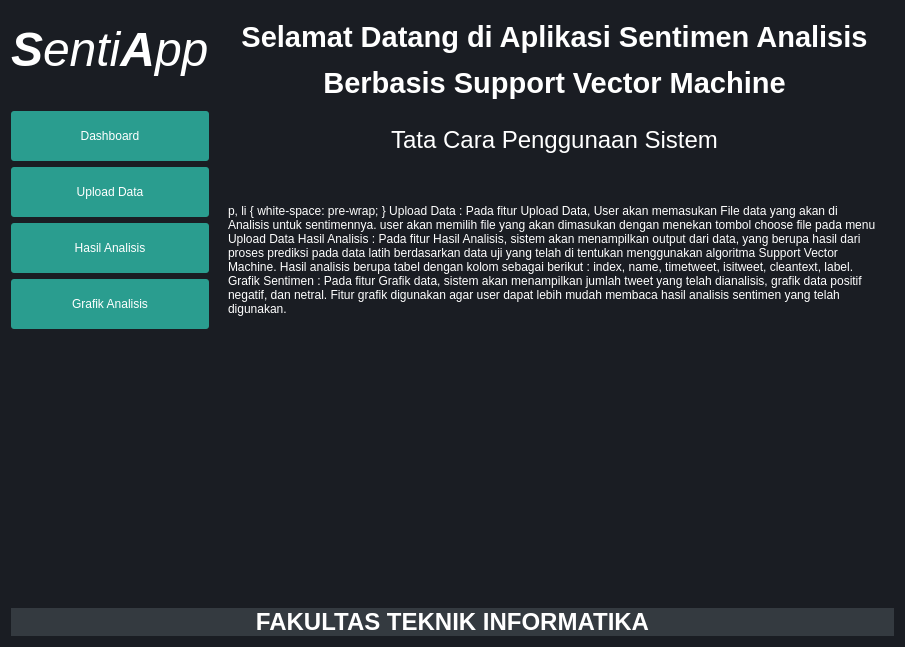
<?xml version="1.0" encoding="UTF-8"?>
<ui version="4.0">
 <class>Form</class>
 <widget class="QWidget" name="Form">
  <property name="geometry">
   <rect>
    <x>0</x>
    <y>0</y>
    <width>905</width>
    <height>647</height>
   </rect>
  </property>
  <property name="windowTitle">
   <string>SentiApp</string>
  </property>
  <property name="styleSheet">
   <string notr="true">background-color: rgb(26, 29, 35);
color: rgb(255, 255, 255);</string>
  </property>
  <layout class="QFormLayout" name="formLayout">
   <item row="0" column="0">
    <widget class="QFrame" name="frame">
     <property name="frameShape">
      <enum>QFrame::NoFrame</enum>
     </property>
     <property name="frameShadow">
      <enum>QFrame::Plain</enum>
     </property>
     <property name="lineWidth">
      <number>0</number>
     </property>
     <layout class="QVBoxLayout" name="verticalLayout">
      <property name="leftMargin">
       <number>0</number>
      </property>
      <property name="rightMargin">
       <number>0</number>
      </property>
      <item>
       <widget class="QLabel" name="label_13">
        <property name="minimumSize">
         <size>
          <width>0</width>
          <height>60</height>
         </size>
        </property>
        <property name="text">
         <string>&lt;html&gt;&lt;head/&gt;&lt;body&gt;&lt;p&gt;&lt;span style=&quot; font-size:36pt; font-weight:600; font-style:italic;&quot;&gt;S&lt;/span&gt;&lt;span style=&quot; font-size:36pt; font-style:italic;&quot;&gt;enti&lt;/span&gt;&lt;span style=&quot; font-size:36pt; font-weight:600; font-style:italic;&quot;&gt;A&lt;/span&gt;&lt;span style=&quot; font-size:36pt; font-style:italic;&quot;&gt;pp&lt;/span&gt;&lt;/p&gt;&lt;/body&gt;&lt;/html&gt;</string>
        </property>
       </widget>
      </item>
      <item>
       <spacer name="verticalSpacer_2">
        <property name="orientation">
         <enum>Qt::Vertical</enum>
        </property>
        <property name="sizeType">
         <enum>QSizePolicy::Maximum</enum>
        </property>
        <property name="sizeHint" stdset="0">
         <size>
          <width>20</width>
          <height>25</height>
         </size>
        </property>
       </spacer>
      </item>
      <item>
       <widget class="QPushButton" name="dbButton">
        <property name="minimumSize">
         <size>
          <width>130</width>
          <height>50</height>
         </size>
        </property>
        <property name="styleSheet">
         <string notr="true">border-radius:3px;
background-color: rgb(42, 157, 143);
color: rgb(255, 255, 255);
</string>
        </property>
        <property name="text">
         <string>Dashboard</string>
        </property>
       </widget>
      </item>
      <item>
       <widget class="QPushButton" name="dashboardButton">
        <property name="minimumSize">
         <size>
          <width>130</width>
          <height>50</height>
         </size>
        </property>
        <property name="styleSheet">
         <string notr="true">border-radius:3px;
background-color: rgb(42, 157, 143);
color: rgb(255, 255, 255);</string>
        </property>
        <property name="text">
         <string>Upload Data</string>
        </property>
       </widget>
      </item>
      <item>
       <widget class="QPushButton" name="hasilButton">
        <property name="minimumSize">
         <size>
          <width>130</width>
          <height>50</height>
         </size>
        </property>
        <property name="styleSheet">
         <string notr="true">border-radius:3px;
background-color: rgb(42, 157, 143);
color: rgb(255, 255, 255);</string>
        </property>
        <property name="text">
         <string>Hasil Analisis</string>
        </property>
       </widget>
      </item>
      <item>
       <widget class="QPushButton" name="grafikButton">
        <property name="minimumSize">
         <size>
          <width>130</width>
          <height>50</height>
         </size>
        </property>
        <property name="styleSheet">
         <string notr="true">border-radius:3px;
background-color: rgb(42, 157, 143);
color: rgb(255, 255, 255);</string>
        </property>
        <property name="text">
         <string>Grafik Analisis</string>
        </property>
       </widget>
      </item>
      <item>
       <spacer name="verticalSpacer">
        <property name="orientation">
         <enum>Qt::Vertical</enum>
        </property>
        <property name="sizeType">
         <enum>QSizePolicy::MinimumExpanding</enum>
        </property>
        <property name="sizeHint" stdset="0">
         <size>
          <width>20</width>
          <height>40</height>
         </size>
        </property>
       </spacer>
      </item>
     </layout>
    </widget>
   </item>
   <item row="0" column="1">
    <widget class="QStackedWidget" name="stackedWidget">
     <property name="currentIndex">
      <number>0</number>
     </property>
     <widget class="QWidget" name="dbpage">
      <layout class="QVBoxLayout" name="verticalLayout_7">
       <item>
        <widget class="QLabel" name="label_10">
         <property name="sizePolicy">
          <sizepolicy hsizetype="Preferred" vsizetype="Maximum">
           <horstretch>0</horstretch>
           <verstretch>0</verstretch>
          </sizepolicy>
         </property>
         <property name="text">
          <string>&lt;html&gt;&lt;head/&gt;&lt;body&gt;&lt;p align=&quot;center&quot;&gt;&lt;span style=&quot; font-size:22pt; font-weight:600;&quot;&gt;Selamat Datang di Aplikasi Sentimen Analisis&lt;/span&gt;&lt;/p&gt;&lt;p align=&quot;center&quot;&gt;&lt;span style=&quot; font-size:22pt; font-weight:600;&quot;&gt;Berbasis Support Vector Machine&lt;/span&gt;&lt;/p&gt;&lt;/body&gt;&lt;/html&gt;</string>
         </property>
        </widget>
       </item>
       <item>
        <spacer name="verticalSpacer_5">
         <property name="orientation">
          <enum>Qt::Vertical</enum>
         </property>
         <property name="sizeType">
          <enum>QSizePolicy::Fixed</enum>
         </property>
         <property name="sizeHint" stdset="0">
          <size>
           <width>20</width>
           <height>20</height>
          </size>
         </property>
        </spacer>
       </item>
       <item alignment="Qt::AlignHCenter">
        <widget class="QLabel" name="label_3">
         <property name="sizePolicy">
          <sizepolicy hsizetype="Preferred" vsizetype="Maximum">
           <horstretch>0</horstretch>
           <verstretch>0</verstretch>
          </sizepolicy>
         </property>
         <property name="text">
          <string>&lt;html&gt;&lt;head/&gt;&lt;body&gt;&lt;p&gt;&lt;span style=&quot; font-size:18pt;&quot;&gt;Tata Cara Penggunaan Sistem&lt;/span&gt;&lt;/p&gt;&lt;/body&gt;&lt;/html&gt;</string>
         </property>
         <property name="alignment">
          <set>Qt::AlignCenter</set>
         </property>
        </widget>
       </item>
       <item>
        <spacer name="verticalSpacer_6">
         <property name="orientation">
          <enum>Qt::Vertical</enum>
         </property>
         <property name="sizeType">
          <enum>QSizePolicy::Fixed</enum>
         </property>
         <property name="sizeHint" stdset="0">
          <size>
           <width>20</width>
           <height>40</height>
          </size>
         </property>
        </spacer>
       </item>
       <item>
        <widget class="QTextBrowser" name="textBrowser">
         <property name="frameShape">
          <enum>QFrame::NoFrame</enum>
         </property>
         <property name="html">
          <string>&lt;!DOCTYPE HTML PUBLIC &quot;-//W3C//DTD HTML 4.0//EN&quot; &quot;http://www.w3.org/TR/REC-html40/strict.dtd&quot;&gt;
&lt;html&gt;&lt;head&gt;&lt;meta name=&quot;qrichtext&quot; content=&quot;1&quot; /&gt;&lt;style type=&quot;text/css&quot;&gt;
p, li { white-space: pre-wrap; }
&lt;/style&gt;&lt;/head&gt;&lt;body style=&quot; font-family:'MS Shell Dlg 2'; font-size:8.25pt; font-weight:400; font-style:normal;&quot;&gt;
&lt;p align=&quot;center&quot; style=&quot; margin-top:0px; margin-bottom:0px; margin-left:0px; margin-right:0px; -qt-block-indent:0; text-indent:0px;&quot;&gt;&lt;span style=&quot; font-family:'.AppleSystemUIFont'; font-size:13pt;&quot;&gt;Upload Data :&lt;/span&gt;&lt;/p&gt;
&lt;p align=&quot;center&quot; style=&quot; margin-top:0px; margin-bottom:0px; margin-left:0px; margin-right:0px; -qt-block-indent:0; text-indent:0px;&quot;&gt;&lt;span style=&quot; font-family:'.AppleSystemUIFont'; font-size:13pt;&quot;&gt;Pada fitur Upload Data, User akan memasukan File data yang akan di Analisis untuk sentimennya.&lt;/span&gt;&lt;/p&gt;
&lt;p align=&quot;center&quot; style=&quot; margin-top:0px; margin-bottom:0px; margin-left:0px; margin-right:0px; -qt-block-indent:0; text-indent:0px;&quot;&gt;&lt;span style=&quot; font-family:'.AppleSystemUIFont'; font-size:13pt;&quot;&gt;user akan memilih file yang akan dimasukan dengan menekan tombol choose file pada menu Upload Data&lt;/span&gt;&lt;/p&gt;
&lt;p align=&quot;center&quot; style=&quot;-qt-paragraph-type:empty; margin-top:0px; margin-bottom:0px; margin-left:0px; margin-right:0px; -qt-block-indent:0; text-indent:0px; font-family:'.AppleSystemUIFont'; font-size:13pt;&quot;&gt;&lt;br /&gt;&lt;/p&gt;
&lt;p align=&quot;center&quot; style=&quot; margin-top:0px; margin-bottom:0px; margin-left:0px; margin-right:0px; -qt-block-indent:0; text-indent:0px;&quot;&gt;&lt;span style=&quot; font-family:'.AppleSystemUIFont'; font-size:13pt;&quot;&gt;Hasil Analisis :&lt;/span&gt;&lt;/p&gt;
&lt;p align=&quot;center&quot; style=&quot; margin-top:0px; margin-bottom:0px; margin-left:0px; margin-right:0px; -qt-block-indent:0; text-indent:0px;&quot;&gt;&lt;span style=&quot; font-family:'.AppleSystemUIFont'; font-size:13pt;&quot;&gt;Pada fitur Hasil Analisis, sistem akan menampilkan output dari data, yang berupa hasil dari proses prediksi pada data latih berdasarkan data uji yang telah di tentukan menggunakan algoritma Support Vector Machine.&lt;/span&gt;&lt;/p&gt;
&lt;p align=&quot;center&quot; style=&quot; margin-top:0px; margin-bottom:0px; margin-left:0px; margin-right:0px; -qt-block-indent:0; text-indent:0px;&quot;&gt;&lt;span style=&quot; font-family:'.AppleSystemUIFont'; font-size:13pt;&quot;&gt;Hasil analisis berupa tabel dengan kolom sebagai berikut : index, name, timetweet, isitweet, cleantext, label.&lt;/span&gt;&lt;/p&gt;
&lt;p align=&quot;center&quot; style=&quot;-qt-paragraph-type:empty; margin-top:0px; margin-bottom:0px; margin-left:0px; margin-right:0px; -qt-block-indent:0; text-indent:0px; font-family:'.AppleSystemUIFont'; font-size:13pt;&quot;&gt;&lt;br /&gt;&lt;/p&gt;
&lt;p align=&quot;center&quot; style=&quot; margin-top:0px; margin-bottom:0px; margin-left:0px; margin-right:0px; -qt-block-indent:0; text-indent:0px;&quot;&gt;&lt;span style=&quot; font-family:'.AppleSystemUIFont'; font-size:13pt;&quot;&gt;Grafik Sentimen :&lt;/span&gt;&lt;/p&gt;
&lt;p align=&quot;center&quot; style=&quot; margin-top:0px; margin-bottom:0px; margin-left:0px; margin-right:0px; -qt-block-indent:0; text-indent:0px;&quot;&gt;&lt;span style=&quot; font-family:'.AppleSystemUIFont'; font-size:13pt;&quot;&gt;Pada fitur Grafik data, sistem akan menampilkan jumlah tweet yang telah dianalisis, grafik data positif negatif, dan netral.&lt;/span&gt;&lt;/p&gt;
&lt;p align=&quot;center&quot; style=&quot; margin-top:0px; margin-bottom:0px; margin-left:0px; margin-right:0px; -qt-block-indent:0; text-indent:0px;&quot;&gt;&lt;span style=&quot; font-family:'.AppleSystemUIFont'; font-size:13pt;&quot;&gt;Fitur grafik digunakan agar user dapat lebih mudah membaca hasil analisis sentimen yang telah digunakan.&lt;/span&gt;&lt;/p&gt;&lt;/body&gt;&lt;/html&gt;</string>
         </property>
        </widget>
       </item>
      </layout>
     </widget>
     <widget class="QWidget" name="dashboardPage">
      <layout class="QVBoxLayout" name="verticalLayout_2">
       <item>
        <widget class="QLabel" name="label">
         <property name="sizePolicy">
          <sizepolicy hsizetype="Preferred" vsizetype="Maximum">
           <horstretch>0</horstretch>
           <verstretch>0</verstretch>
          </sizepolicy>
         </property>
         <property name="text">
          <string>&lt;html&gt;&lt;head/&gt;&lt;body&gt;&lt;p align=&quot;center&quot;&gt;&lt;span style=&quot; font-size:22pt; font-weight:600;&quot;&gt;Upload Data&lt;/span&gt;&lt;/p&gt;&lt;/body&gt;&lt;/html&gt;</string>
         </property>
        </widget>
       </item>
       <item>
        <spacer name="verticalSpacer_4">
         <property name="orientation">
          <enum>Qt::Vertical</enum>
         </property>
         <property name="sizeType">
          <enum>QSizePolicy::Fixed</enum>
         </property>
         <property name="sizeHint" stdset="0">
          <size>
           <width>20</width>
           <height>50</height>
          </size>
         </property>
        </spacer>
       </item>
       <item>
        <widget class="QFrame" name="frame_2">
         <property name="sizePolicy">
          <sizepolicy hsizetype="Preferred" vsizetype="Maximum">
           <horstretch>0</horstretch>
           <verstretch>0</verstretch>
          </sizepolicy>
         </property>
         <property name="frameShape">
          <enum>QFrame::NoFrame</enum>
         </property>
         <property name="frameShadow">
          <enum>QFrame::Raised</enum>
         </property>
         <layout class="QHBoxLayout" name="horizontalLayout_2">
          <property name="leftMargin">
           <number>0</number>
          </property>
          <property name="topMargin">
           <number>0</number>
          </property>
          <property name="rightMargin">
           <number>0</number>
          </property>
          <property name="bottomMargin">
           <number>0</number>
          </property>
          <item>
           <widget class="QPushButton" name="inputButton">
            <property name="minimumSize">
             <size>
              <width>60</width>
              <height>20</height>
             </size>
            </property>
            <property name="styleSheet">
             <string notr="true">border-radius:3px;
background-color: rgb(42, 157, 143);
color: rgb(255, 255, 255);</string>
            </property>
            <property name="text">
             <string>Input</string>
            </property>
           </widget>
          </item>
          <item>
           <widget class="QLineEdit" name="fileLine">
            <property name="styleSheet">
             <string notr="true">background-color: rgb(255, 255, 255);
border-radius:3px;
color: rgb(62, 62, 62);</string>
            </property>
           </widget>
          </item>
         </layout>
        </widget>
       </item>
       <item>
        <widget class="QPushButton" name="runButton">
         <property name="minimumSize">
          <size>
           <width>0</width>
           <height>20</height>
          </size>
         </property>
         <property name="styleSheet">
          <string notr="true">border-radius:3px;
background-color: rgb(42, 157, 143);
color: rgb(255, 255, 255);</string>
         </property>
         <property name="text">
          <string>Jalankan Program</string>
         </property>
        </widget>
       </item>
       <item>
        <spacer name="verticalSpacer_3">
         <property name="orientation">
          <enum>Qt::Vertical</enum>
         </property>
         <property name="sizeHint" stdset="0">
          <size>
           <width>20</width>
           <height>40</height>
          </size>
         </property>
        </spacer>
       </item>
      </layout>
     </widget>
     <widget class="QWidget" name="hasilPage">
      <layout class="QVBoxLayout" name="verticalLayout_3">
       <item>
        <widget class="QLabel" name="label_2">
         <property name="sizePolicy">
          <sizepolicy hsizetype="Preferred" vsizetype="Maximum">
           <horstretch>0</horstretch>
           <verstretch>0</verstretch>
          </sizepolicy>
         </property>
         <property name="minimumSize">
          <size>
           <width>0</width>
           <height>60</height>
          </size>
         </property>
         <property name="text">
          <string>&lt;html&gt;&lt;head/&gt;&lt;body&gt;&lt;p align=&quot;center&quot;&gt;&lt;span style=&quot; font-size:24pt; font-weight:600;&quot;&gt;Hasil Analisis&lt;/span&gt;&lt;/p&gt;&lt;/body&gt;&lt;/html&gt;</string>
         </property>
        </widget>
       </item>
       <item>
        <widget class="QTableView" name="tableView">
         <property name="styleSheet">
          <string notr="true">color: rgb(255, 255, 255);</string>
         </property>
         <property name="frameShape">
          <enum>QFrame::NoFrame</enum>
         </property>
        </widget>
       </item>
       <item>
        <widget class="QPushButton" name="saveButton">
         <property name="minimumSize">
          <size>
           <width>0</width>
           <height>30</height>
          </size>
         </property>
         <property name="styleSheet">
          <string notr="true">border-radius:3px;
background-color: rgb(42, 157, 143);
color: rgb(255, 255, 255);</string>
         </property>
         <property name="text">
          <string>Simpan Hasil</string>
         </property>
        </widget>
       </item>
      </layout>
     </widget>
     <widget class="QWidget" name="grafikPage">
      <layout class="QVBoxLayout" name="verticalLayout_4">
       <item>
        <widget class="QLabel" name="label_4">
         <property name="sizePolicy">
          <sizepolicy hsizetype="Preferred" vsizetype="Maximum">
           <horstretch>0</horstretch>
           <verstretch>0</verstretch>
          </sizepolicy>
         </property>
         <property name="minimumSize">
          <size>
           <width>0</width>
           <height>60</height>
          </size>
         </property>
         <property name="text">
          <string>&lt;html&gt;&lt;head/&gt;&lt;body&gt;&lt;p align=&quot;center&quot;&gt;&lt;span style=&quot; font-size:24pt; font-weight:600;&quot;&gt;Grafik Analisis&lt;/span&gt;&lt;/p&gt;&lt;/body&gt;&lt;/html&gt;</string>
         </property>
        </widget>
       </item>
       <item>
        <widget class="QFrame" name="frame_3">
         <property name="sizePolicy">
          <sizepolicy hsizetype="Preferred" vsizetype="Maximum">
           <horstretch>0</horstretch>
           <verstretch>0</verstretch>
          </sizepolicy>
         </property>
         <property name="frameShape">
          <enum>QFrame::NoFrame</enum>
         </property>
         <property name="frameShadow">
          <enum>QFrame::Raised</enum>
         </property>
         <layout class="QHBoxLayout" name="horizontalLayout_3">
          <property name="topMargin">
           <number>0</number>
          </property>
          <property name="bottomMargin">
           <number>12</number>
          </property>
          <item>
           <widget class="QFrame" name="frame_4">
            <property name="sizePolicy">
             <sizepolicy hsizetype="Preferred" vsizetype="Maximum">
              <horstretch>0</horstretch>
              <verstretch>0</verstretch>
             </sizepolicy>
            </property>
            <property name="styleSheet">
             <string notr="true">background-color: rgb(52, 58, 64);</string>
            </property>
            <property name="frameShape">
             <enum>QFrame::StyledPanel</enum>
            </property>
            <property name="frameShadow">
             <enum>QFrame::Raised</enum>
            </property>
            <layout class="QHBoxLayout" name="horizontalLayout_7">
             <item>
              <widget class="QLabel" name="label_5">
               <property name="text">
                <string>Tweet Positif</string>
               </property>
              </widget>
             </item>
             <item>
              <widget class="QLabel" name="posLabel">
               <property name="styleSheet">
                <string notr="true">font: 75 36pt &quot;.AppleSystemUIFont&quot;;
color: rgb(33, 158, 188);</string>
               </property>
               <property name="text">
                <string>&lt;html&gt;&lt;head/&gt;&lt;body&gt;&lt;p&gt;&lt;span style=&quot; font-size:36pt; font-weight:600;&quot;&gt;340&lt;/span&gt;&lt;/p&gt;&lt;/body&gt;&lt;/html&gt;</string>
               </property>
              </widget>
             </item>
            </layout>
           </widget>
          </item>
          <item>
           <widget class="QFrame" name="frame_6">
            <property name="sizePolicy">
             <sizepolicy hsizetype="Preferred" vsizetype="Maximum">
              <horstretch>0</horstretch>
              <verstretch>0</verstretch>
             </sizepolicy>
            </property>
            <property name="styleSheet">
             <string notr="true">background-color: rgb(52, 58, 64);</string>
            </property>
            <property name="frameShape">
             <enum>QFrame::StyledPanel</enum>
            </property>
            <property name="frameShadow">
             <enum>QFrame::Raised</enum>
            </property>
            <layout class="QHBoxLayout" name="horizontalLayout_5">
             <item>
              <widget class="QLabel" name="label_9">
               <property name="text">
                <string>Tweet Netral</string>
               </property>
              </widget>
             </item>
             <item>
              <widget class="QLabel" name="netLabel">
               <property name="styleSheet">
                <string notr="true">font: 75 36pt &quot;.AppleSystemUIFont&quot;;
color: rgb(255, 183, 3);</string>
               </property>
               <property name="text">
                <string>&lt;html&gt;&lt;head/&gt;&lt;body&gt;&lt;p&gt;&lt;span style=&quot; font-size:36pt; font-weight:600;&quot;&gt;500&lt;/span&gt;&lt;/p&gt;&lt;/body&gt;&lt;/html&gt;</string>
               </property>
              </widget>
             </item>
            </layout>
           </widget>
          </item>
          <item>
           <widget class="QFrame" name="frame_5">
            <property name="sizePolicy">
             <sizepolicy hsizetype="Preferred" vsizetype="Maximum">
              <horstretch>0</horstretch>
              <verstretch>0</verstretch>
             </sizepolicy>
            </property>
            <property name="styleSheet">
             <string notr="true">background-color: rgb(52, 58, 64);</string>
            </property>
            <property name="frameShape">
             <enum>QFrame::StyledPanel</enum>
            </property>
            <property name="frameShadow">
             <enum>QFrame::Raised</enum>
            </property>
            <layout class="QHBoxLayout" name="horizontalLayout_6">
             <item>
              <widget class="QLabel" name="label_7">
               <property name="text">
                <string>Tweet Negatif</string>
               </property>
              </widget>
             </item>
             <item>
              <widget class="QLabel" name="negLabel">
               <property name="styleSheet">
                <string notr="true">font: 75 36pt &quot;.AppleSystemUIFont&quot;;
color: rgb(230, 54, 73);</string>
               </property>
               <property name="text">
                <string>&lt;html&gt;&lt;head/&gt;&lt;body&gt;&lt;p&gt;&lt;span style=&quot; font-size:36pt; font-weight:600;&quot;&gt;160&lt;/span&gt;&lt;/p&gt;&lt;/body&gt;&lt;/html&gt;</string>
               </property>
              </widget>
             </item>
            </layout>
           </widget>
          </item>
         </layout>
        </widget>
       </item>
       <item>
        <widget class="QFrame" name="frame_7">
         <property name="frameShape">
          <enum>QFrame::NoFrame</enum>
         </property>
         <property name="frameShadow">
          <enum>QFrame::Raised</enum>
         </property>
         <layout class="QHBoxLayout" name="horizontalLayout_4">
          <item>
           <widget class="QFrame" name="frame_8">
            <property name="styleSheet">
             <string notr="true">background-color: rgb(255, 255, 255);</string>
            </property>
            <property name="frameShape">
             <enum>QFrame::StyledPanel</enum>
            </property>
            <property name="frameShadow">
             <enum>QFrame::Raised</enum>
            </property>
            <layout class="QVBoxLayout" name="verticalLayout_5">
             <item>
              <widget class="QLabel" name="label_11">
               <property name="sizePolicy">
                <sizepolicy hsizetype="Preferred" vsizetype="Maximum">
                 <horstretch>0</horstretch>
                 <verstretch>0</verstretch>
                </sizepolicy>
               </property>
               <property name="styleSheet">
                <string notr="true">color: rgb(19, 22, 26);</string>
               </property>
               <property name="text">
                <string>&lt;html&gt;&lt;head/&gt;&lt;body&gt;&lt;p&gt;&lt;span style=&quot; font-size:18pt;&quot;&gt;GRAFIK SENTIMEN&lt;/span&gt;&lt;/p&gt;&lt;/body&gt;&lt;/html&gt;</string>
               </property>
               <property name="alignment">
                <set>Qt::AlignLeading|Qt::AlignLeft|Qt::AlignTop</set>
               </property>
              </widget>
             </item>
             <item>
              <widget class="QWidget" name="pieWidget" native="true"/>
             </item>
            </layout>
           </widget>
          </item>
          <item>
           <widget class="QFrame" name="frame_9">
            <property name="styleSheet">
             <string notr="true">background-color: rgb(255, 255, 255);</string>
            </property>
            <property name="frameShape">
             <enum>QFrame::StyledPanel</enum>
            </property>
            <property name="frameShadow">
             <enum>QFrame::Raised</enum>
            </property>
            <layout class="QVBoxLayout" name="verticalLayout_6">
             <item>
              <widget class="QLabel" name="label_12">
               <property name="sizePolicy">
                <sizepolicy hsizetype="Preferred" vsizetype="Maximum">
                 <horstretch>0</horstretch>
                 <verstretch>0</verstretch>
                </sizepolicy>
               </property>
               <property name="styleSheet">
                <string notr="true">color: rgb(19, 22, 26);</string>
               </property>
               <property name="text">
                <string>&lt;html&gt;&lt;head/&gt;&lt;body&gt;&lt;p&gt;&lt;span style=&quot; font-size:18pt;&quot;&gt;FREKUENSI PENGGUNA&lt;/span&gt;&lt;/p&gt;&lt;/body&gt;&lt;/html&gt;</string>
               </property>
               <property name="alignment">
                <set>Qt::AlignLeading|Qt::AlignLeft|Qt::AlignTop</set>
               </property>
              </widget>
             </item>
             <item>
              <widget class="QWidget" name="barWidget" native="true"/>
             </item>
             <item>
              <widget class="QLabel" name="label_6">
               <property name="text">
                <string>TextLabel</string>
               </property>
              </widget>
             </item>
            </layout>
           </widget>
          </item>
         </layout>
        </widget>
       </item>
      </layout>
     </widget>
    </widget>
   </item>
   <item row="1" column="0" colspan="2">
    <widget class="QLabel" name="label_8">
     <property name="styleSheet">
      <string notr="true">background-color: rgb(52, 58, 64);</string>
     </property>
     <property name="text">
      <string>&lt;html&gt;&lt;head/&gt;&lt;body&gt;&lt;p align=&quot;center&quot;&gt;&lt;span style=&quot; font-size:18pt; font-weight:600;&quot;&gt;FAKULTAS TEKNIK INFORMATIKA&lt;/span&gt;&lt;/p&gt;&lt;/body&gt;&lt;/html&gt;</string>
     </property>
    </widget>
   </item>
  </layout>
 </widget>
 <resources/>
 <connections/>
</ui>
